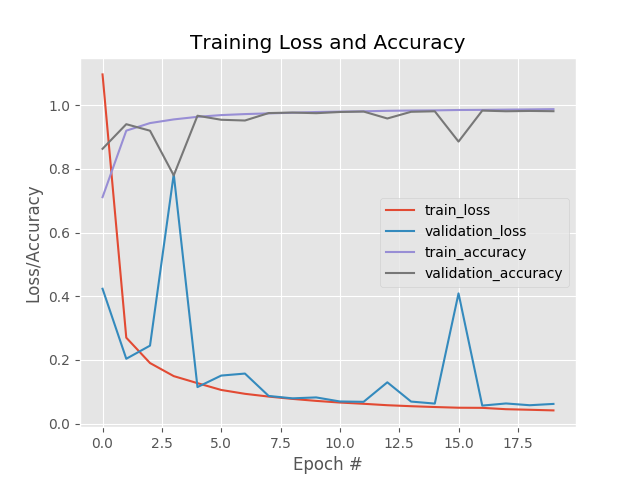

Python code for this plot:
from sklearn.preprocessing import LabelBinarizer
from sklearn.model_selection import train_test_split
from sklearn.metrics import classification_report
from sklearn import datasets
from keras.optimizers import SGD
from keras import backend as K
import matplotlib.pylab as plt
import numpy as np

from pyimagesearch.nn.conv.lenet import LeNet


# grab the MNIST dataset
print('[INFO] accessing MNIST...')
dataset = datasets.fetch_mldata('MNIST Original')
data = dataset.data

# if we are using 'channel_first' ordering, then reshape the design matrix such that the matrix is:
# num_samples * depth * rows * columns
if K.image_data_format() == 'channel_first':
    data = data.reshape((data.shape[0], 1, 28, 28))
# otherwise, we are using 'channel_last' ordering, so the design matrix shape should be:
# num_samples * rows * columns * depth
else:
    data = data.reshape((data.shape[0], 28, 28, 1))

# scale the input data to the range [0, 1] and perform a train/test split
(trainX, testX, trainY, testY) = train_test_split(data / 255.0, dataset.target.astype('int'), test_size=0.25,
                                                  random_state=42)

# convert the labels from integers to vectors
le = LabelBinarizer()
trainY = le.fit_transform(trainY)
testY = le.transform(testY)

# initialize the optimizer and model
print('[INFO] compiling model...')
opt = SGD(lr=0.01)
model = LeNet.build(width=28, height=28, depth=1, classes=10)
model.compile(loss='categorical_crossentropy', optimizer=opt, metrics=['accuracy'])

# train the network
print('[INFO] training network...')
H = model.fit(trainX, trainY, validation_data=(testX, testY), batch_size=128, epochs=20, verbose=2)

# evaluate the network
print('[INFO] evaluating network...')
predictions = model.predict(testX, batch_size=128)
print(classification_report(testY.argmax(axis=1), predictions.argmax(axis=1),
                            target_names=[str(x) for x in le.classes_]))

# plot the training loss and accuracy
plt.style.use('ggplot')
plt.figure()
plt.plot(np.arange(0, 20), H.history['loss'], label='train_loss')
plt.plot(np.arange(0, 20), H.history['val_loss'], label='validation_loss')
plt.plot(np.arange(0, 20), H.history['acc'], label='train_accuracy')
plt.plot(np.arange(0, 20), H.history['val_acc'], label='validation_accuracy')
plt.xlabel('Epoch #')
plt.ylabel('Loss/Accuracy')
plt.title('Training Loss and Accuracy')
plt.legend()
plt.show()
